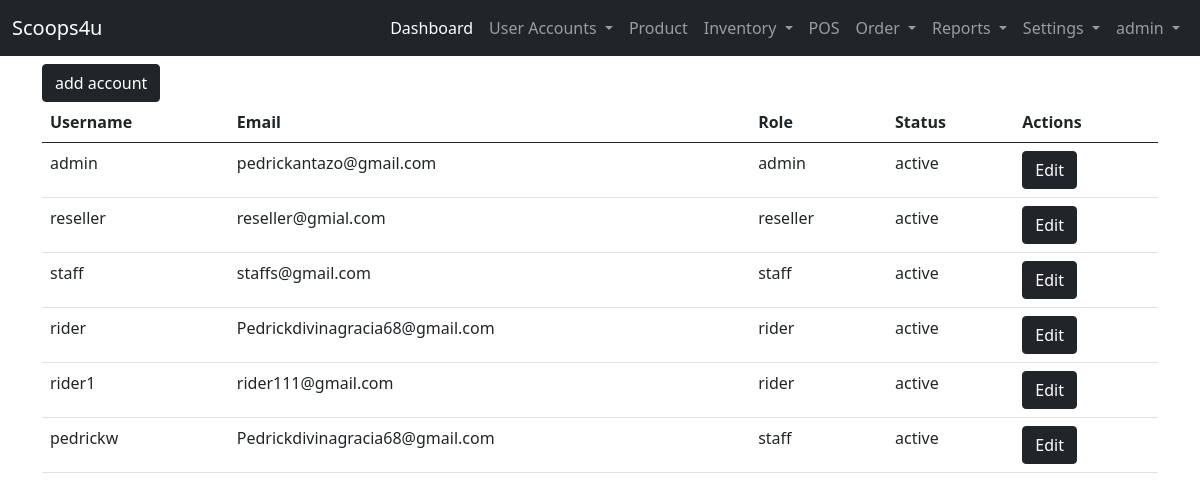
The app's page /user-site/user-list/ (signed in) with its own data.
### landing_page/models.py (models this page shows)
class User(AbstractUser):
    ROLE = ((" "," "),("admin","admin"),("staff","staff"),("reseller","reseller"),("rider","rider"))
    STAT = ((" "," "),("active","active"),("inactive","inactive"))
    role = models.CharField(max_length=50, null=True, default=None, choices=ROLE)
    status = models.CharField(max_length=50, null=True, default=None , choices=STAT)

### admin_site/views.py (the view)
# urls.py: path('user-list/', views.user_list , name='user_list'),
@login_required(login_url='landing_page:login')
def user_list(request):
    users = User.objects.all()
    context = {'users':users}
    return render(request, 'admin_site/user/useraccount.html', context)

### templates/admin_site/user/useraccount.html (shortened to what this page needs)
{% extends 'admin_site/base.html' %}
{% block content %}
<a href="{% url 'admin_site:add_useraccount' %}" class="btn btn-dark">add account</a>
    <table class="table table-hover">
        <thead>
            <tr>
                <th>Username</th>
                <th>Email</th>
                <th>Role</th>
                <th>Status</th>
                <th>Actions</th>
            </tr>
            <tbody>
                {% for list in users %}
                <tr>
                    <td>{{ list.username }}</td>
                    <td>{{ list.email }}</td>
                    <td>{{ list.role }}</td>
                    <td>{{ list.status }}</td>
                    <td><a href="{% url 'admin_site:edit_user_account' list.id %}" class="btn btn-dark" >Edit</a></td>
                </tr>
                {% endfor %}
            </tbody>
        </thead>
    </table>
{% endblock content %}

### templates/admin_site/base.html (shortened to what this page needs)
{% load static %}
<!DOCTYPE html>
<html lang="en">
<head>
    <link href="https://cdn.jsdelivr.net/npm/bootstrap@5.0.2/dist/css/bootstrap.min.css" rel="stylesheet">
    <link rel="stylesheet" href="{% static 'css/sample.css' %}">
  </head>
<body>
  {% if user.role == "admin"%}
    <nav class="navbar navbar-expand-lg navbar-dark bg-dark">
        <div class="container-fluid">
          <a class="navbar-brand" href="#">Scoops4u</a>
          <div class="collapse navbar-collapse" id="navbarNavDropdown">
            <ul class="navbar-nav ms-auto mb-2 mb-lg-0">
              <li class="nav-item">
                <a class="nav-link active" aria-current="page" href="{% url 'admin_site:dashboard'%}">Dashboard</a>
              </li>
              <li class="nav-item dropdown">
                <a class="nav-link dropdown-toggle" href="#" id="navbarDropdownMenuLink" role="button" data-bs-toggle="dropdown" aria-expanded="false">
                  User Accounts
                </a>
              </li>
              <li class="nav-item">
                <a class="nav-link" href="{%url 'admin_site:list_product' %}">Product</a>
              </li>
              <li class="nav-item dropdown">
                <a class="nav-link dropdown-toggle" href="#" id="navbarDropdownMenuLink" role="button" data-bs-toggle="dropdown" aria-expanded="false">
                  Inventory
                </a>
              </li>
              <li class="nav-item">
                <a class="nav-link" href="{%url 'admin_site:pos' %}">POS</a>
              </li>
              <li class="nav-item dropdown">
                <a class="nav-link dropdown-toggle" href="#" id="navbarDropdownMenuLink" role="button" data-bs-toggle="dropdown" aria-expanded="false">
                  Order
                </a>
              </li>
              <li class="nav-item dropdown">
                <a class="nav-link dropdown-toggle" href="#" id="navbarDropdownMenuLink" role="button" data-bs-toggle="dropdown" aria-expanded="false">
                  Reports
                </a>
              </li>
              <li class="nav-item dropdown">
                <a class="nav-link dropdown-toggle" href="#" id="navbarDropdownMenuLink" role="button" data-bs-toggle="dropdown" aria-expanded="false">
                  Settings
                </a>
              </li>
              <li class="nav-item dropdown">
                <a class="nav-link dropdown-toggle" href="#" id="navbarDropdownMenuLink" role="button" data-bs-toggle="dropdown" aria-expanded="false">
                  {{ user }}
                </a>
              </li>
            </ul>
          </div>
        </div>
      </nav>
  {% endif %}
      <div class="container">
        <div class="row mt-2">
            <div class="col-lg-12">
                {% block content %}
                {% endblock content %}
            </div>
        </div>
      </div>
</body>
</html>

### records on screen
User: username "admin", email "pedrickantazo@gmail.com", role "admin", status "active"
User: username "reseller", email "reseller@gmial.com", role "reseller", status "active"
User: username "staff", email "staffs@gmail.com", role "staff", status "active"
User: username "rider", email "Pedrickdivinagracia68@gmail.com", role "rider", status "active"
User: username "rider1", email "rider111@gmail.com", role "rider", status "active"
User: username "pedrickw", email "Pedrickdivinagracia68@gmail.com", role "staff", status "active"
